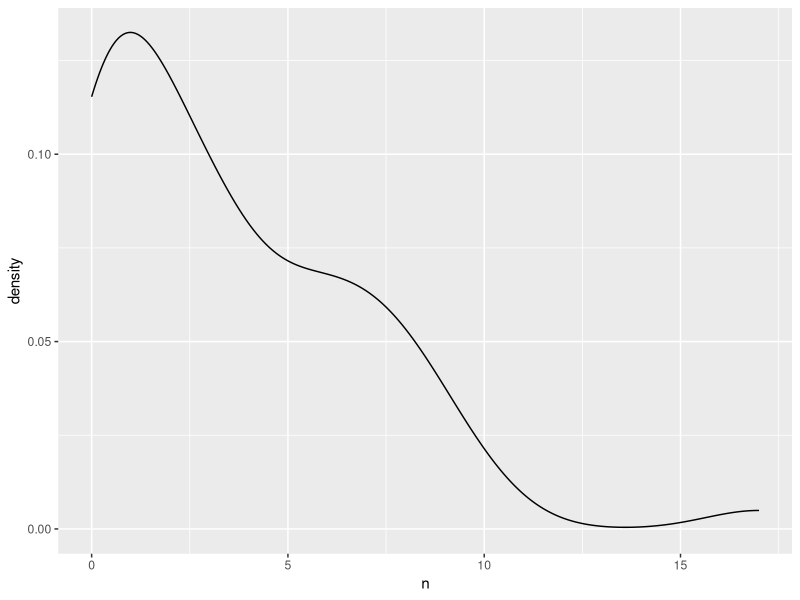

This figure's R source: (Note: this script raises an error after producing the figure.)
library(dplyr)
library(ggplot2)
#all.mag <- read.csv("Clean Data/insitu_2017.csv")
#create new csv for just larrea
#all.mag %>% filter(., s.species == "larrea") %>% write.csv("Clean Data/larreavisits.csv")
larrea <- read.csv("Clean Data/larreavisits.csv")
#v.species <- read.csv("F:/School/Chapter 2/larrea.visitation/v.species.csv")
#larrea <- left_join(larrea, v.species, by = "v.species")
cov <- read.csv("Clean Data/insitu_cov_larrea.csv")
sizes <- read.csv("Clean Data/video_larreadimensions.csv")
cov <- distinct(cov)
cov <- select(cov, -date)
cov$repID <- paste(cov$plant.id, "post")

larrea$repID <- paste(larrea$PlantID, larrea$pre.post)
cov <- inner_join(cov, sizes, by = "plant.id")
cov <- select(cov, -plant.id)
larrea <- left_join(larrea, cov, by = "repID")
#fl.num <- select(larrea, repID, n.flowers) %>% distinct()
#N.FLOWER is only applicable to post. it was just easier to join this way!

count(larrea, pre.post)

#how does floral visitation relate to #flowers
fl <- filter(larrea, part.used == "flower")
fl.count <- fl %>% count(repID)

lar.all <- left_join(cov, fl.count, by = "repID")

#there are 58 because

#attach neighbour density
pans <- read.csv("Clean Data/metadata_yesbeetle.csv")
pans$repID <- paste(pans$plant.id, pans$blooming)
pans <- filter(pans, blooming == "post" & treatment == "shrub")
lar.all <- left_join(lar.all, pans, by = "repID")

lar.all$n[is.na(lar.all$n)] <- 0

#join video covariates
vid.cov <- read.csv("Clean Data/video_cov.csv")
vid.cov$flowering <- gsub("bloom", "post", vid.cov$flowering)
vid.cov$repID <- paste(vid.cov$PlantID, vid.cov$flowering)
lar.all <- vid.cov %>% filter(flowering == "post" & treatment == "shrub") %>% left_join(lar.all, vid.cov, by = "repID")

ggplot(lar.all, aes(n)) + geom_density()
m1 <- glm(n ~ n.flowers + percent.cover, family = "poisson", data = lar.all)
summary(m1)


count(larrea, pre.post)

visitors <- fl %>% group_by(., pre.post, part.used) %>% count(., v.species)

sum(visitors$n)


#modelling
cov <- left_join(cov, fl.count, by = "repID")
cov$n[is.na(cov$n)] <- 0



m1 <- glm(data = cov, family = "quasipoisson"(link="log"), n ~ n.flowers)

summary(m1)
#overdisp_fun(m1)
car::Anova(m1)

ggplot(cov, aes(n.flowers, n)) + geom_point(shape = 1) + geom_smooth(color = "black", size = 0.5) + theme_Publication() + xlab("Floral abundance") + ylab("Visits per 15 min")


#cor.test(repcounts.all$n.flowers, repcounts.all$width)
cor.test(lar.all$n.flowers, repcounts.all$height)
#cor.test(repcounts.all$width, repcounts.all$height)


